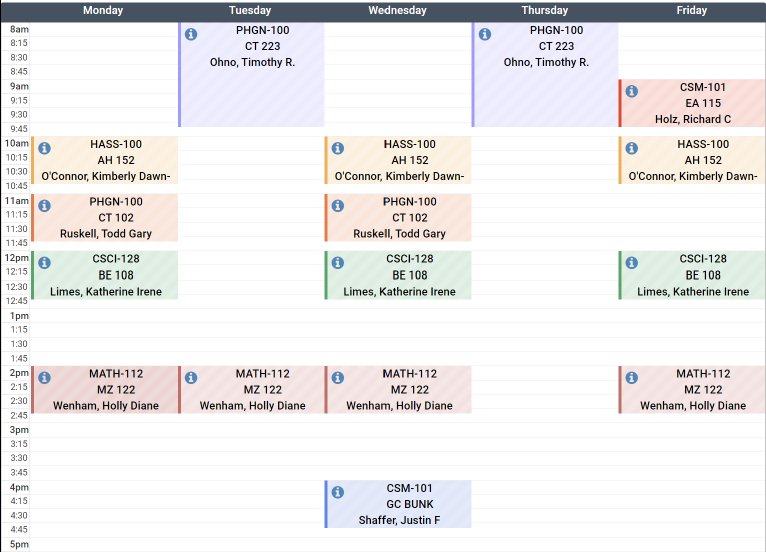
#> input picture TestImage.png, 1531 x 1104 px (shown at 1/2 size)
$ python basic.py
#> lines starting #> are read from the running program, lines starting #| are printed output that depends on the picture
import cv2 as cv

img = cv.imread('TestImage.png')
#> img is the input picture: shape (1104, 1531, 3); mean B, G, R 236.1, 235.6, 236.9

cv.imshow('Image',img)

# Converting to grayscale
gray = cv.cvtColor(img, cv.COLOR_BGR2GRAY)
cv.imshow('Gray', gray)

# Blur
blur = cv.GaussianBlur(img, (9,9), cv.BORDER_DEFAULT)
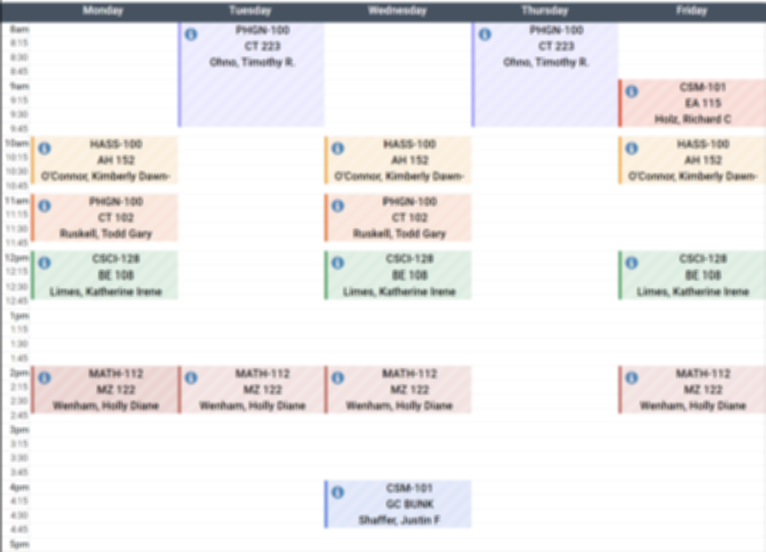
#> blur: shape (1104, 1531, 3) (shown at 1/2 size); mean B, G, R 236.1, 235.7, 237
# ksize = kernal size
#   must be an odd number
#   increasing number increases intensity of blur
cv.imshow('Blur', blur)

# Edge Cascade - find the edges present in an image
canny = cv.Canny(img, 125, 175)
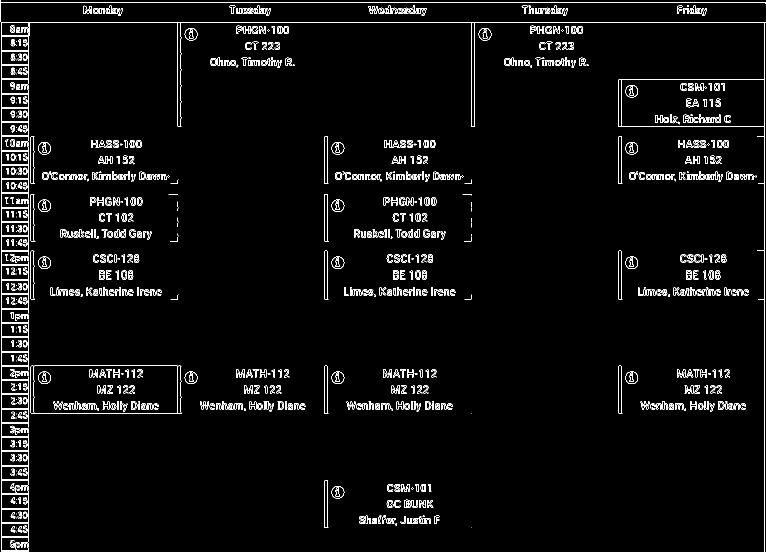
#> canny: shape (1104, 1531) (shown at 1/2 size); 3.2% white in thin lines or dots
cv.imshow('Canny Edges', canny)

# Dialating image - dialate specific structuring element    (eg. canny edges)
dilated = cv.dilate(canny, (3,3), 1)
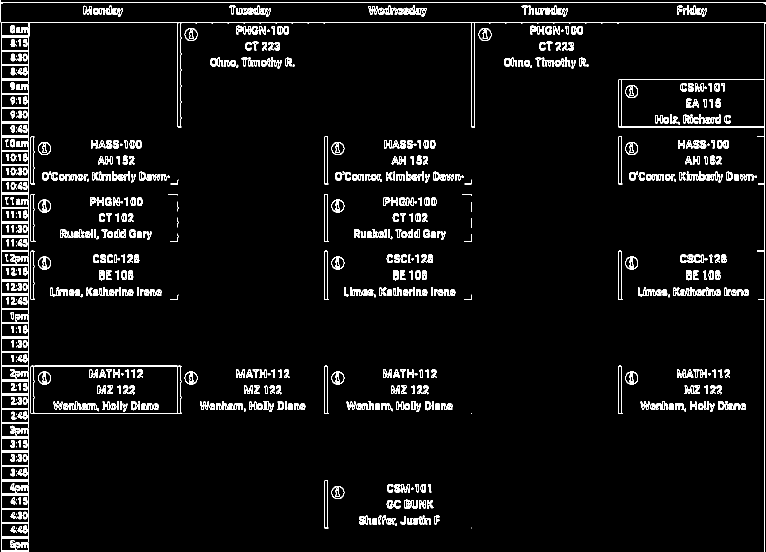
#> dilated: shape (1104, 1531) (shown at 1/2 size); 4.8% white in thin lines or dots
# Increasing kernal size and iterations increases thickness
cv.imshow('Dialted', dilated)

# Eroding - similar to undoing dialation, not perfect
eroded = cv.erode(dilated, (3,3), 1)
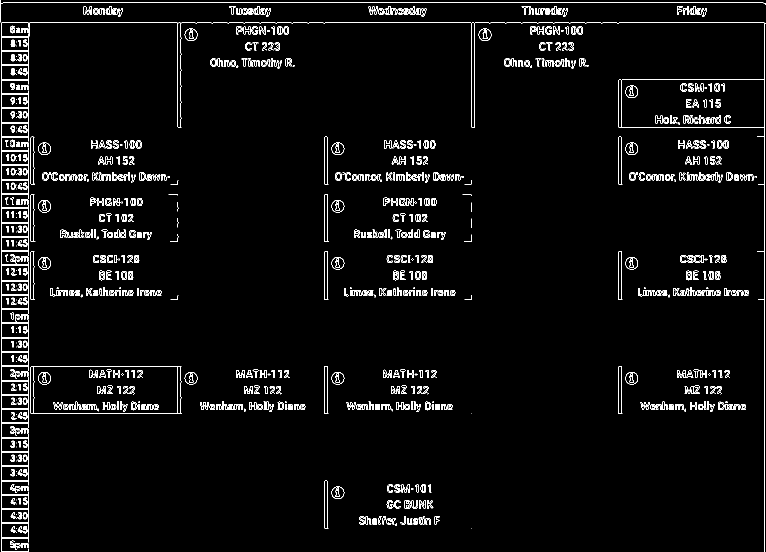
#> eroded: shape (1104, 1531) (shown at 1/2 size); 3.6% white in thin lines or dots
cv.imshow('Eroded', eroded)

# Resize
resize = cv.resize(img, (500,500), interpolation=cv.INTER_AREA)
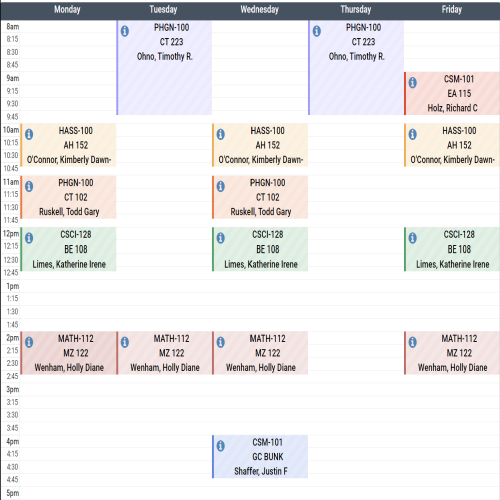
#> resize: shape (500, 500, 3); mean B, G, R 236.1, 235.6, 236.9
# Will resize image to given dimensions, ignoring aspect ratios
# Interpoations
#   INTER_AREA - good when shrinking image
#   INTER_LINEAR - good when enlarging image
#   INTER_CUBIC - good when enlarging image, slower but higher quality
cv.imshow('Resize', resize)

# Cropping
cropped = img[150:300, 400:600]
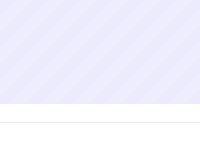
#> cropped: shape (150, 200, 3); mean B, G, R 254.2, 242.1, 242.4
# img is an array, using array cropping to crop image
# [x:x, y:y]
cv.imshow('Cropped', cropped)

cv.waitKey(0)
